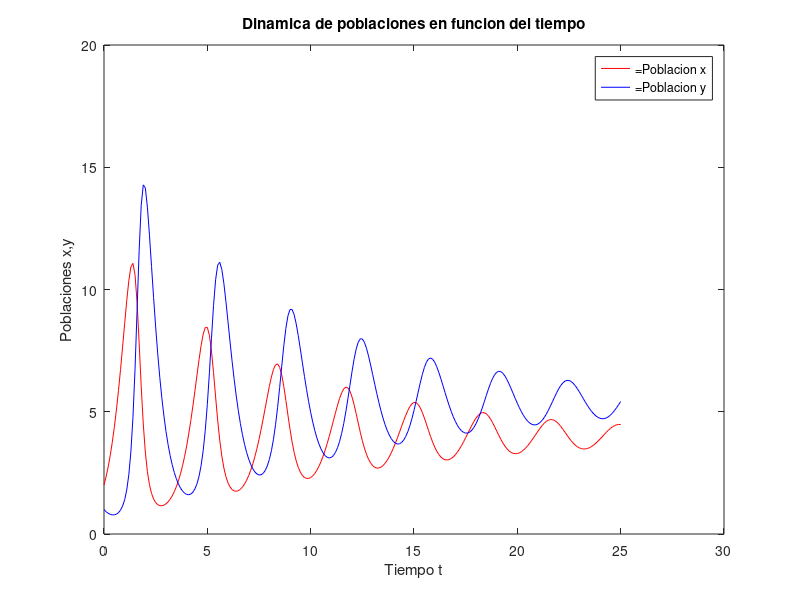
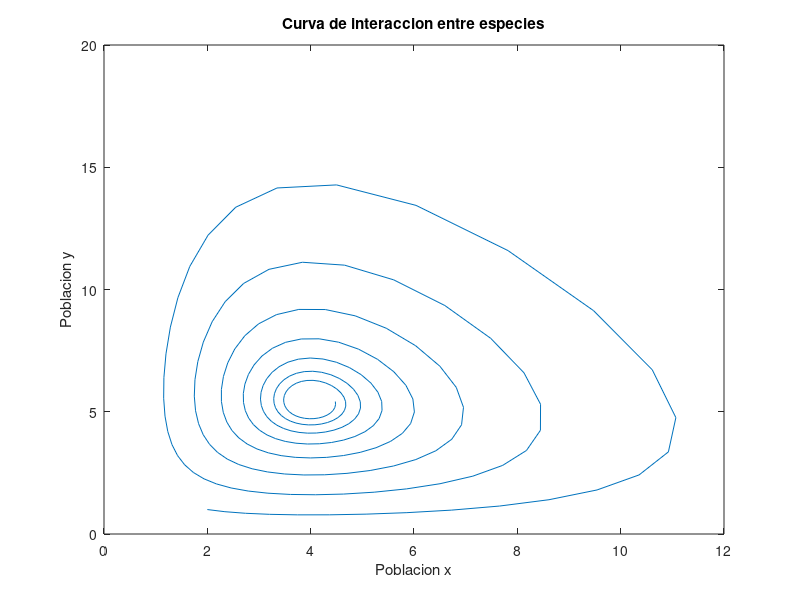

These charts were generated, in order, by the following MATLAB code:
%EJERCICIO 8 PVI
clear all;
clc;
clear all;
clc;
more off;

function y=f(t,x)
  y=[x(1)*(2-0.05*x(1)-x(2)/3);x(2)*(-2+0.5*x(1))];
endfunction
% 
a=0;b=25;h=0.1;mu=[2;1];
N=round((b-a)/h);
t=a*ones(1,N+1);
x=[mu(1,1)*ones(1,N+1);mu(2,1)*ones(1,N+1)];

figure(1); clf; 
for i=1:N
  xi=x(:,i);
  v=f(t(i),xi);
  x(:,i+1)=xi+h/4*(v+3*f(t(i)+2/3*h,xi+2/3*h*v));
  t(i+1)=t(i)+h;
endfor
plot(t,x(1,:),'r;=Poblacion x;',t,x(2,:),'b;=Poblacion y;');
title("Dinamica de poblaciones en funcion del tiempo");
xlabel("Tiempo t"); ylabel("Poblaciones x,y");

figure(2);clf;
plot(x(1,:),x(2,:));
title("Curva de interaccion entre especies");
xlabel("Poblacion x"); ylabel("Poblacion y");













